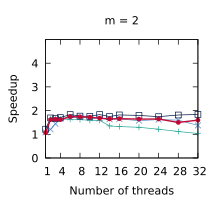

Write gnuplot code to recreate this figure.
set title "m = 2"
set terminal pdf size 2.2,2.0
set output "./results/Scans_n___4,194,304,_m___2.pdf"
set key off
set xrange [1:32]
set xtics (1, 4, 8, 12, 16, 20, 24, 28, 32)
set xlabel "Number of threads"
set yrange [0:5]
set ytics (0, 1, 2, 3, 4)
set ylabel "Speedup"
plot './results/Scans_n___4,194,304,_m___2.dat' using 1:2 title "Outer parallelism" pointsize 0.7 lw 1 pt 1 linecolor rgb "#24A793" with linespoints, \
  './results/Scans_n___4,194,304,_m___2.dat' using 1:3 title "Inner parallelism" pointsize 0.7 lw 1 pt 2 linecolor rgb "#5287C6" with linespoints, \
  './results/Scans_n___4,194,304,_m___2.dat' using 1:4 title "OpenMP" pointsize 0.7 lw 1 pt 4 linecolor rgb "#001240" with linespoints, \
  './results/Scans_n___4,194,304,_m___2.dat' using 1:5 title "Work assisting (our)" pointsize 0.4 lw 2 pt 7 linecolor rgb "#C00A35" with linespoints
